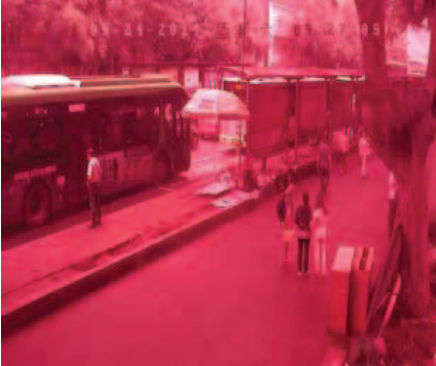
%> input picture ColorCastDetection/database/colorcast_red.bmp, 436 x 366 px
$ octave ColorCastDetection.m   (GNU Octave 9; MATLAB toolbox functions it lacks are replaced by stand-ins)
%> lines starting %> are read from the running program, lines starting %| are printed output that depends on the picture; in (x1, y1, x2, y2) boxes, pixels count from 0 and x2, y2 are one past the last pixel; in counts of white or black regions, pixels touching at a corner belong together; the program's own positions count from 1
% Ref[1]. COLOR CAST DETECTION FOR SURVEILLANCE VIDEO
%     USING ADDITIVE AND SUBTRACTIVE COLOR SYSTEM

% Ref[2]. A Two-Stage Blind Image Color Correction
%     Using Color Cast Estimation

clc;    clear;  close all;

DISPLAY = true;

Files = '../database/';
Name = 'colorcast_red.bmp';
% Name = 'colorcast_normal.bmp';

Image = imread( [ Files, Name ] );
%> Image is the input picture: size 366x436x3 uint8; mean R, G, B 179.4, 48, 74.7

[M, N, ~] = size( Image );
%> M = 366; N = 436

ImageR = Image( :, :, 1 );    [xR, yR] = imhist( ImageR );
%> after `ImageR = Image( :, :, 1 )`:
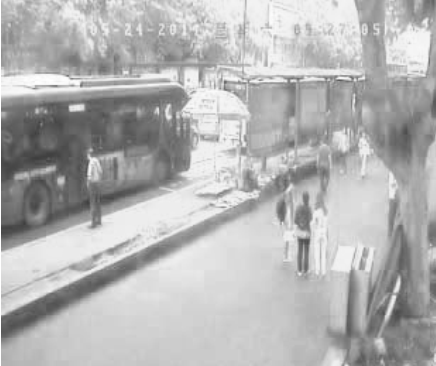
%> ImageR: size 366x436 uint8; min 62, max 255, mean 179.4
%> after `[xR, yR] = imhist( ImageR )`: xR = 256 values, max 3101 at index 205, min 0 at index 1, mean 623.3; yR = 256 values from 0 to 255
ImageG = Image( :, :, 2 );    [xG, yG] = imhist( ImageG );
%> after `ImageG = Image( :, :, 2 )`:
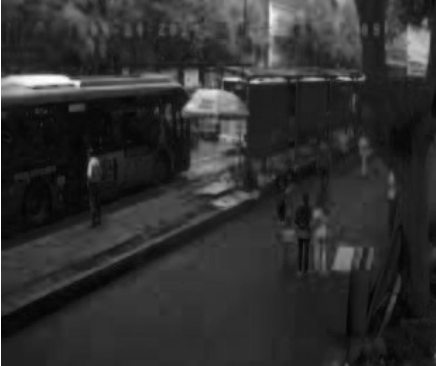
%> ImageG: size 366x436 uint8; min 4, max 255, mean 48
%> after `[xG, yG] = imhist( ImageG )`: xG = 256 values, max 4846 at index 33, min 0 at index 1, mean 623.3; yG = 256 values from 0 to 255
ImageB = Image( :, :, 3 );    [xB, yB] = imhist( ImageG );
%> after `ImageB = Image( :, :, 3 )`:
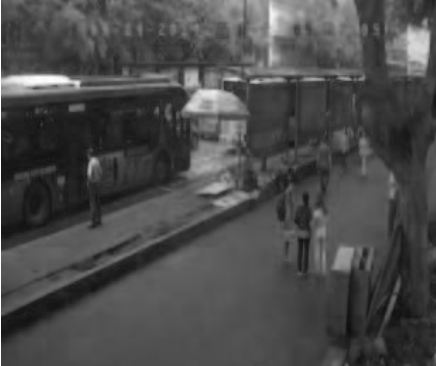
%> ImageB: size 366x436 uint8; min 14, max 255, mean 74.7
%> after `[xB, yB] = imhist( ImageG )`: xB has the same summary as xG; yB = 256 values from 0 to 255

if DISPLAY
    figure;
    plot( yR, xR, 'r-' );  hold on;
    plot( yG, xG, 'g-' );  hold on;
    plot( yB, xB, 'b-' );  hold off;
    legend( 'R-channel', 'G-channel', 'B-channel' );
    grid on;
%> figure, not shown here; curve peaks at x = 204, y = 3101; curve peaks at x = 32, y = 4846
end

% Ref[1]. Formula (1) (2)
Hmin = min( min( ImageR, ImageG ), ImageB );
Hmax = max( max( ImageR, ImageG ), ImageB );

if DISPLAY
    figure;
    subplot( 211 );   imshow( Hmin );   title('Hmin');
    subplot( 212 );   imshow( Hmax );   title('Hmax');
end

% Ref[1]. Formula (3)
Ta = 10;
LbR = ( Hmax - ImageR ) < Ta;
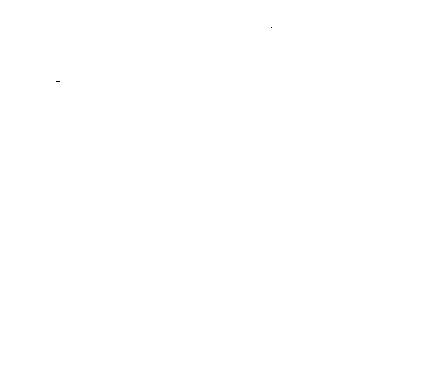
%> LbR: size 366x436 logical; 100% white; black in thin lines or dots, all inside (x1, y1, x2, y2) = (56, 27, 272, 82)
LbG = ( Hmax - ImageG ) < Ta;
%> LbG: size 366x436 logical; 0.37% white; 3 white regions (1 under 20 px), largest, box (x1, y1, x2, y2) and area: (0, 0, 1, 366) 366, (20, 77, 68, 84) 223
LbB = ( Hmax - ImageB ) < Ta;
%> LbB: size 366x436 logical; 0.41% white; 10 white regions (7 under 20 px), largest, box (x1, y1, x2, y2) and area: (0, 0, 1, 366) 366, (13, 77, 67, 84) 237, (271, 11, 275, 20) 24

% Ref[1]. Formula (4)
LdR = ( ImageR - Hmin ) < Ta;
%> LdR: size 366x436 logical; 0.37% white; 4 white regions (2 under 20 px), largest, box (x1, y1, x2, y2) and area: (0, 0, 1, 366) 366, (20, 77, 67, 83) 211
LdG = ( ImageG - Hmin ) < Ta;
%> LdG: size 366x436 logical; 99.8% white; 17 black regions (12 under 20 px), largest, box (x1, y1, x2, y2) and area: (90, 84, 137, 89) 113, (13, 88, 32, 98) 82, (165, 80, 175, 85) 25, (227, 137, 236, 142) 23, (235, 85, 241, 89) 20
LdB = ( ImageB - Hmin ) < Ta;
%> LdB: size 366x436 logical; 3.4% white; 66 white regions (51 under 20 px), largest, box (x1, y1, x2, y2) and area: (0, 0, 181, 366) 3906, (218, 133, 248, 148) 246, (223, 77, 259, 90) 191

% Li( x, y ) = ( 1, 1, 1 )
Lb = LbR & LbG & LbB;
%> Lb: size 366x436 logical; 0.36% white; 3 white regions (1 under 20 px), largest, box (x1, y1, x2, y2) and area: (0, 0, 1, 366) 366, (20, 77, 67, 83) 207
Ld = LdR & LdG & LdB;

% Ref[1]. Formula (5)
LbR( Lb ) = ~LbR( Lb );
LbB( Lb ) = ~LbB( Lb );
%> LbB: size 366x436 logical; 0.05% white in thin lines or dots, all inside (x1, y1, x2, y2) = (13, 11, 275, 109)
LbG( Lb ) = ~LbG( Lb );
%> LbG: size 366x436 logical; 0.01% white in thin lines or dots, all inside (x1, y1, x2, y2) = (29, 77, 68, 84)

LdR( Ld ) = ~LdR( Ld );
LdB( Ld ) = ~LdB( Ld );
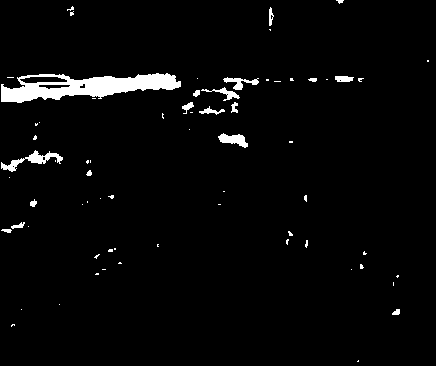
%> LdB: size 366x436 logical; 3% white; 68 white regions (51 under 20 px), largest, box (x1, y1, x2, y2) and area: (1, 73, 181, 103) 2901, (1, 150, 63, 172) 401, (218, 133, 248, 148) 246
LdG( Ld ) = ~LdG( Ld );
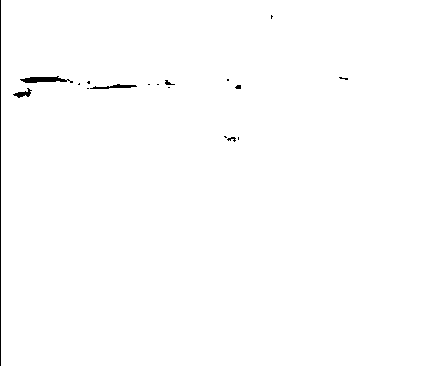
%> LdG: size 366x436 logical; 99.4% white; 18 black regions (11 under 20 px), largest, box (x1, y1, x2, y2) and area: (0, 0, 1, 366) 366, (20, 76, 73, 83) 219, (90, 84, 137, 89) 113

if DISPLAY
    figure;
    subplot( 121 ); imshow( Lb );   title( 'Lb' );
    subplot( 122);  imshow( Ld );   title( 'Ld' );
end

% Ref[1]. Formula (6)
length = M * N;
%> length = 159576

EIRbR = sum( LbR( : ) ) / length;
%> EIRbR = 0.996
EIRbG = sum( LbG( : ) ) / length;
%> EIRbG = 0.0001
EIRbB = sum( LbB( : ) ) / length;
%> EIRbB = 0.000476

EIRdR = sum( LdR( : ) ) / length;
%> EIRdR = 3.13e-05
EIRdG = sum( LdG( : ) ) / length;
%> EIRdG = 0.994
EIRdB = sum( LdB( : ) ) / length;
%> EIRdB = 0.0303

EIRb = [ EIRbR, EIRbG, EIRbB ];
%> EIRb = [0.996 0.0001 0.000476]
EIRd = [ EIRbB, EIRdG, EIRdB ];
%> EIRd = [0.000476 0.994 0.0303]

if DISPLAY
    figure;
    bar( [ EIRb ; EIRd ] );
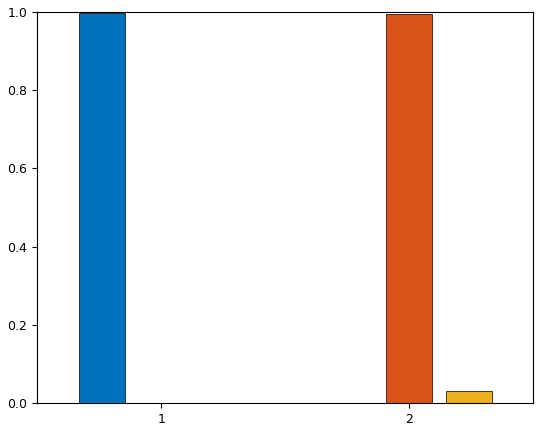
%> figure redrawn from the program's plot data
end

% Ref[2]. Formula (5)
[EIRb, Indexb] = sort( EIRb, 'descend' );
%> EIRb = [0.996 0.000476 0.0001]; Indexb = [1 3 2]
[EIRd, Indexd] = sort( EIRd, 'descend' );
%> EIRd = [0.994 0.0303 0.000476]; Indexd = [2 3 1]

T1 = 0.6;   T2 = 0.6;
CC = zeros( 1, 3 );

if EIRd( 1, 1 ) - EIRd( 1, 2) > T1
    CC( 1, Indexd( end ) ) = 1;
end

if EIRb( 1, 1 ) - EIRb( 1, 2) > T2
    CC( 1, Indexb( end ) ) = 1;
end

% sum(CC)
Flag = sum( CC ) ~= 0;
%> Flag = true

$ run again, with ColorCastDetection/database/colorcast_normal.bmp copied over ColorCastDetection/database/colorcast_red.bmp
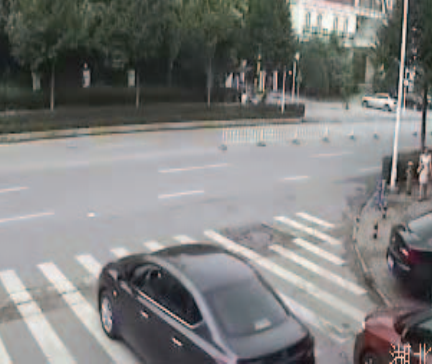
%> input picture ColorCastDetection/database/colorcast_normal.bmp, 432 x 364 px
%> Image is the input picture: size 364x432x3 uint8; mean R, G, B 125.9, 126.2, 124.9
%> xR = 256 values, max 4967 at index 176, min 0 at index 1, mean 614.2; yR = 256 values from 0 to 255
%> xG = 256 values, max 4263 at index 176, min 0 at index 1, mean 614.2; yG = 256 values from 0 to 255
%> xB has the same summary as xG
%> `LbR = ( Hmax - ImageR ) < Ta;`:
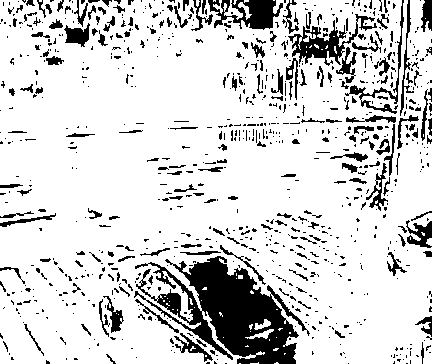
%> LbR: size 364x432 logical; 83.5% white; 886 black regions (701 under 20 px), largest, box (x1, y1, x2, y2) and area: (134, 256, 310, 364) 8424, (288, 14, 377, 66) 1336, (208, 0, 283, 30) 1219
%> Lb: size 364x432 logical; 62.7% white; 777 black regions (631 under 20 px), largest, box (x1, y1, x2, y2) and area: (151, 0, 432, 277) 16757, (134, 228, 368, 364) 13042, (8, 0, 139, 50) 4663
%> EIRbR = 0.208
%> EIRbG = 0.243
%> EIRbB = 0.15
%> EIRdR = 0.21
%> EIRdG = 0.192
%> EIRdB = 0.246
%> `EIRb = [ EIRbR, EIRbG, EIRbB ];`: EIRb = [0.208 0.243 0.15]
%> `EIRd = [ EIRbB, EIRdG, EIRdB ];`: EIRd = [0.15 0.192 0.246]
%> `bar( [ EIRb ; EIRd ] );`:
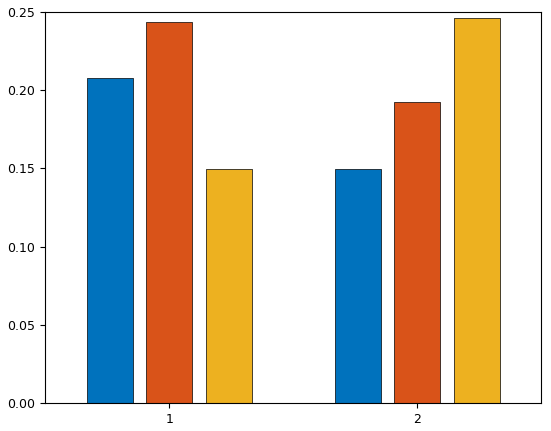
%> figure redrawn from the program's plot data
%> `[EIRb, Indexb] = sort( EIRb, 'descend' );`: EIRb = [0.243 0.208 0.15]; Indexb = [2 1 3]
%> `[EIRd, Indexd] = sort( EIRd, 'descend' );`: EIRd = [0.246 0.192 0.15]; Indexd = [3 2 1]

$ run again, with ColorCastDetection/database/colorcast_yellow.bmp copied over ColorCastDetection/database/colorcast_red.bmp
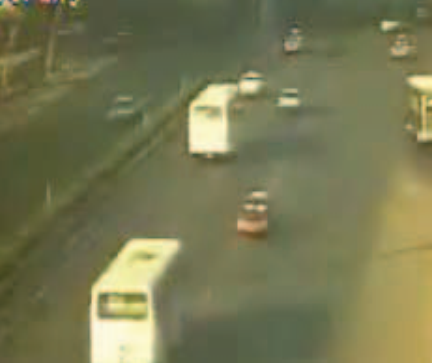
%> input picture ColorCastDetection/database/colorcast_yellow.bmp, 432 x 363 px
%> Image is the input picture: size 363x432x3 uint8; mean R, G, B 119.8, 120.6, 82.9
%> xR = 256 values, max 4222 at index 122, min 0 at index 1, mean 612.6; yR = 256 values from 0 to 255
%> xG = 256 values, max 4058 at index 128, min 0 at index 1, mean 612.6; yG = 256 values from 0 to 255
%> xB has the same summary as xG
%> `LbR = ( Hmax - ImageR ) < Ta;`:
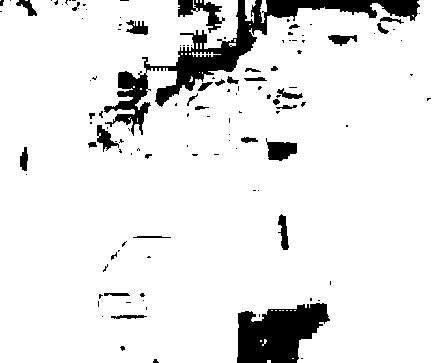
%> LbR: size 363x432 logical; 90.8% white; 124 black regions (91 under 20 px), largest, box (x1, y1, x2, y2) and area: (104, 0, 420, 136) 6677, (237, 303, 330, 363) 3865, (178, 0, 225, 33) 622
%> Lb: size 363x432 logical; 0.02% white in thin lines or dots, all inside (x1, y1, x2, y2) = (9, 0, 59, 6)
%> EIRbR = 0.908
%> EIRbG = 0.901
%> EIRbB = 0.000402
%> EIRdR = 0.00508
%> EIRdG = 0.000274
%> EIRdB = 0.999
%> EIRb = [0.908 0.901 0.000402]
%> `EIRd = [ EIRbB, EIRdG, EIRdB ];`: EIRd = [0.000402 0.000274 0.999]
%> `bar( [ EIRb ; EIRd ] );`:
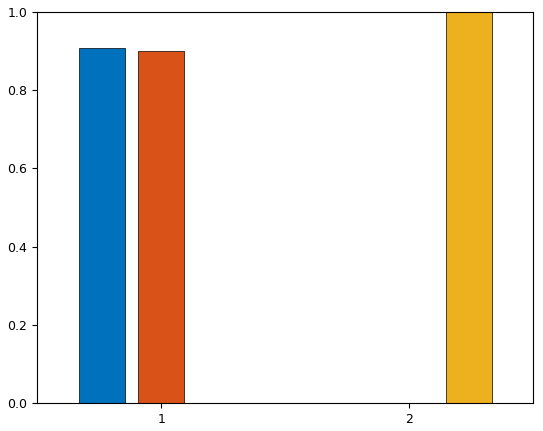
%> figure redrawn from the program's plot data
%> Indexb = [1 2 3]
%> `[EIRd, Indexd] = sort( EIRd, 'descend' );`: EIRd = [0.999 0.000402 0.000274]; Indexd = [3 1 2]
%> Flag = true

$ run again, with ColorCastDetection/database/图片1.jpg saved as ColorCastDetection/database/colorcast_red.bmp
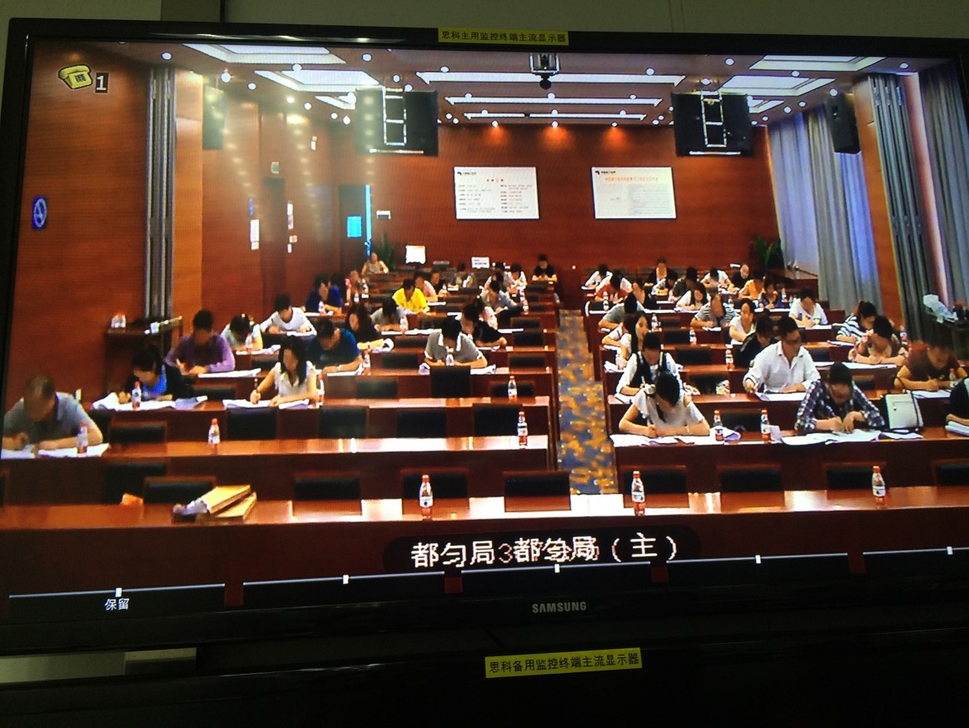
%> input picture ColorCastDetection/database/图片1.jpg, 969 x 728 px, shrunk from 1164 x 874 before the run
%> Image is the input picture: size 728x969x3 uint8; mean R, G, B 82.3, 62.8, 52
%> xR = 256 values, max 20544 at index 5, min 64 at index 1, mean 2755.6; yR = 256 values from 0 to 255
%> xG = 256 values, max 18782 at index 5, min 31 at index 1, mean 2755.6; yG = 256 values from 0 to 255
%> xB has the same summary as xG
%> Lb: size 728x969 logical; 32.2% white; 995 white regions (775 under 20 px), largest, box (x1, y1, x2, y2) and area: (0, 526, 969, 728) 144894, (0, 0, 969, 407) 26598, (455, 168, 538, 218) 2288
%> EIRbR = 0.587
%> EIRbG = 0.136
%> EIRbB = 0.1
%> EIRdR = 0.0948
%> EIRdG = 0.236
%> EIRdB = 0.584
%> EIRb = [0.587 0.136 0.1]
%> `EIRd = [ EIRbB, EIRdG, EIRdB ];`: EIRd = [0.1 0.236 0.584]
%> `bar( [ EIRb ; EIRd ] );`:
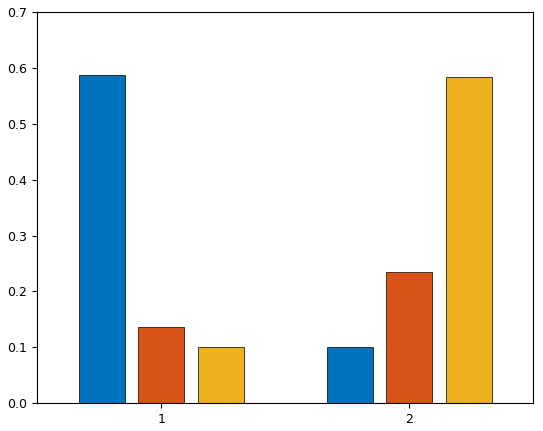
%> figure redrawn from the program's plot data
%> Indexb = [1 2 3]
%> `[EIRd, Indexd] = sort( EIRd, 'descend' );`: EIRd = [0.584 0.236 0.1]; Indexd = [3 2 1]
